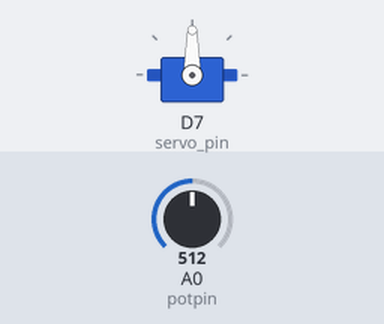
A sketch run on a simulated ESP8266 (NodeMCU). On the bench: servo. The test bench sets the inputs (shaded band); at power-on: A0 (potpin) = 512.

Above: at 1.2 s.
1.3 s: A0 (potpin) set to 716
At 2.4 s:
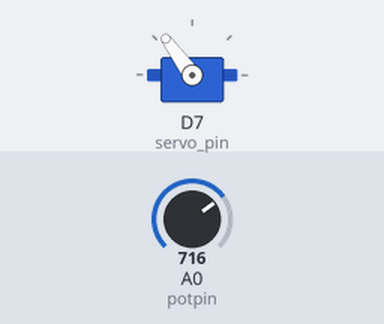
2.8 s: A0 (potpin) set to 900
At 4.0 s:
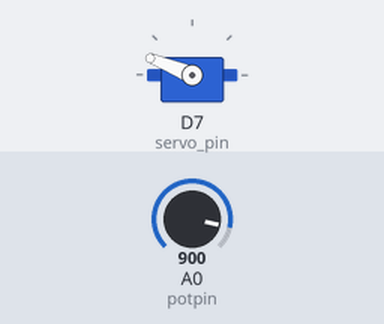
4.3 s: A0 (potpin) set to 1023
At 5.0 s:
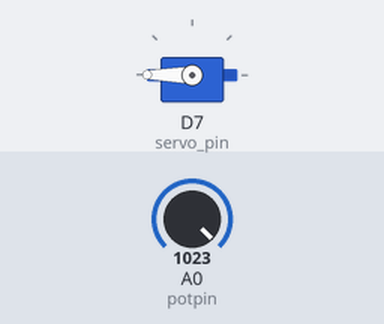
5.8 s: A0 (potpin) set to 306
At 6.1 s:
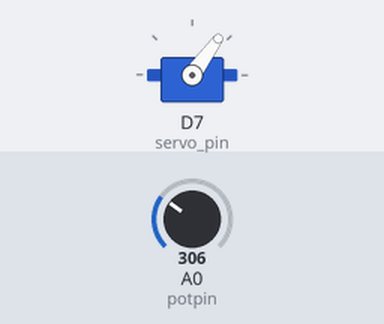
7.3 s: A0 (potpin) set to 122
At 8.4 s:
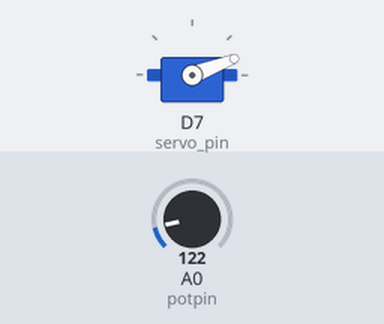
8.8 s: A0 (potpin) set to 511
At 9.4 s:
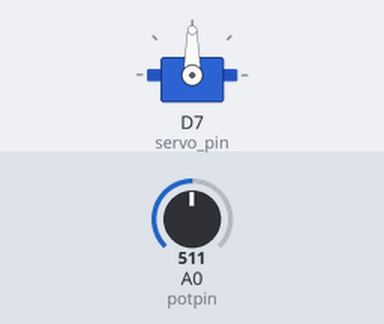
Timing chart, 0 to 11.3 s (numbered marks = the images above; inputs shaded):
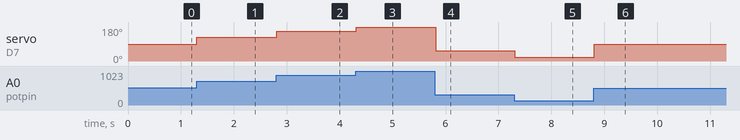

Measured:
- after the input at 1.3 s, servo on D7 (servo_pin): 90° → 126° at once
- after the input at 2.8 s, servo on D7 (servo_pin): 126° → 158° at once
- after the input at 4.3 s, servo on D7 (servo_pin): 158° → 180° at once
- after the input at 5.8 s, servo on D7 (servo_pin): 180° → 54° at once
- after the input at 7.3 s, servo on D7 (servo_pin): 54° → 21° at once
- after the input at 8.8 s, servo on D7 (servo_pin): 21° → 90° at once

The sketch:

SERVO_MOTOR_POTENTIOMETER_SPEED_CONTROL.ino
```cpp
#include "Servo.h"

// for Arduino microcontroller
// int servo_pin = 9;
// int potpin = 0;

// for ESP8266 microcontroller
int servo_pin = D7;
int potpin = A0;

// for ESP32 microcontroller
//int servo_pin = 4;
//int potpin = 0;

Servo myservo;
int val;

void setup() {
  myservo.attach(servo_pin);
}

void loop() {
  val = analogRead(potpin);
  val = map(val, 0, 1023, 0, 180);
  myservo.write(val);
  delay(15);
}
```
